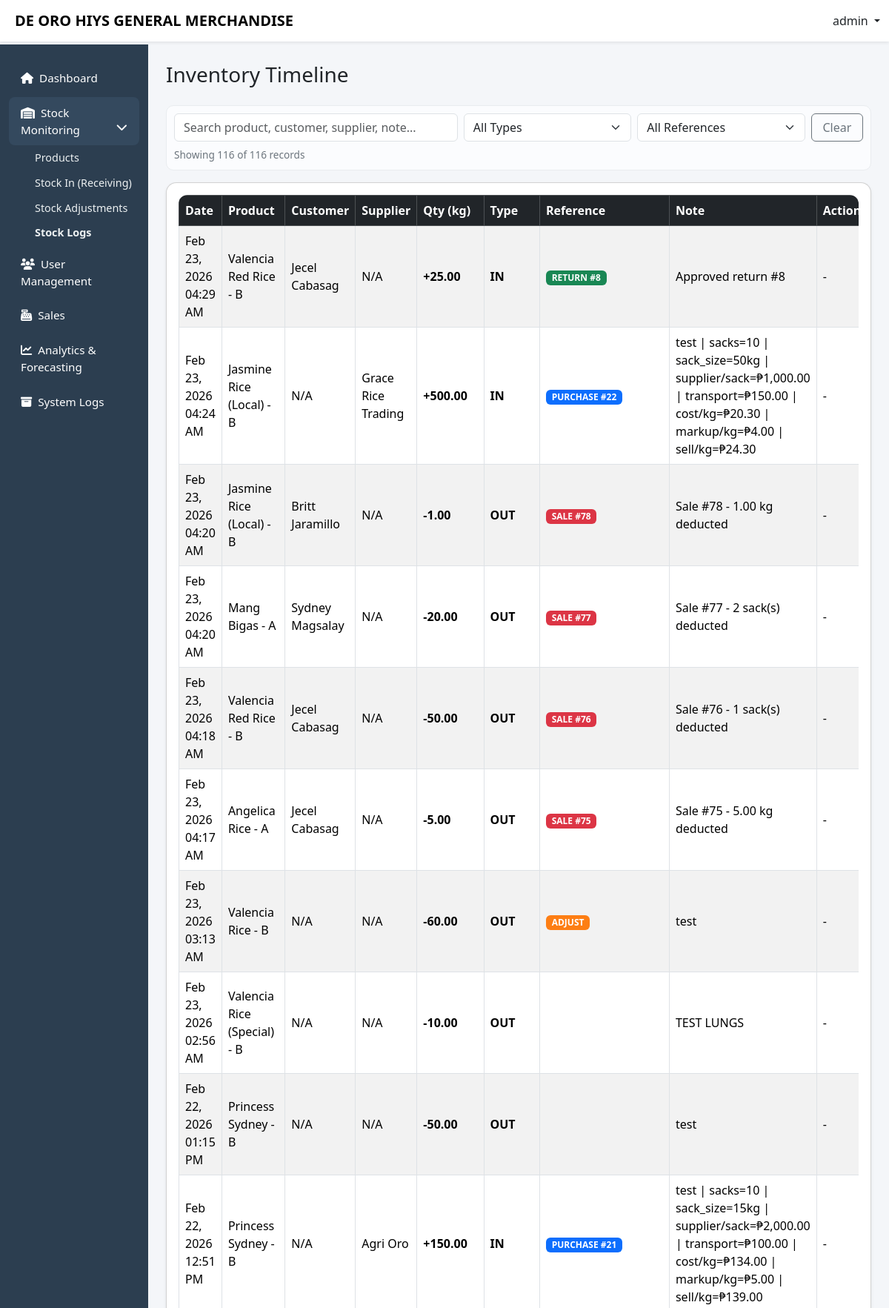
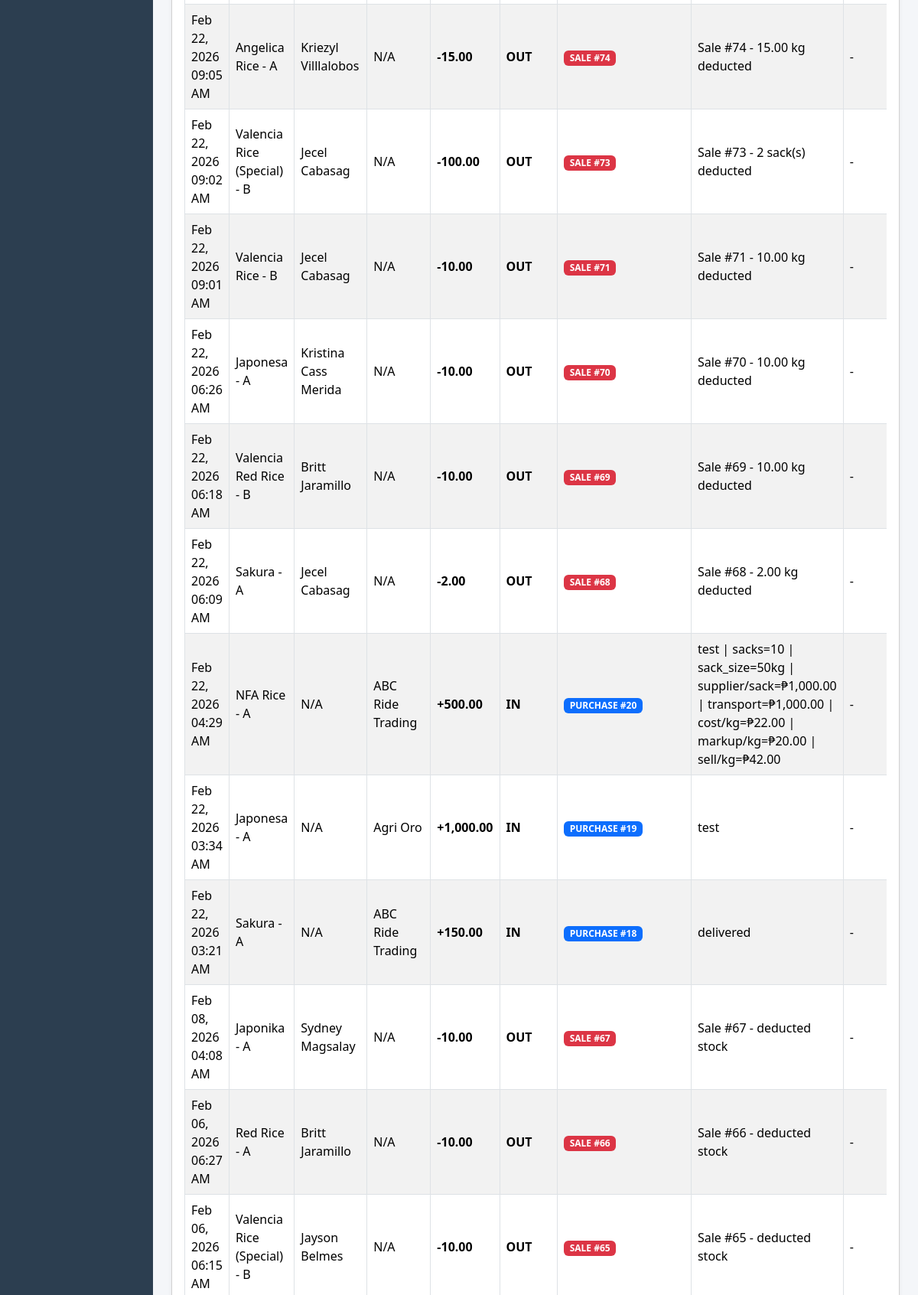
Screenshot of /capstone/inventory/inventory.php (signed in, upper part) with the database file from the repository (2 pictures, top to bottom).
### tables this page shows
CREATE TABLE `inventory_transactions` (
  `inventTrans_id` int(11) NOT NULL,
  `product_id` int(11) DEFAULT NULL,
  `qty_kg` decimal(10,2) DEFAULT NULL,
  `reference_id` int(11) DEFAULT NULL,
  `reference_type` enum('sale','purchase','return','delivery','adjust') DEFAULT NULL,
  `type` enum('in','out','adjust') DEFAULT NULL,
  `note` text DEFAULT NULL,
  `created_at` timestamp NOT NULL DEFAULT current_timestamp()
);

CREATE TABLE `products` (
  `product_id` int(11) NOT NULL,
  `variety` varchar(100) DEFAULT NULL,
  `grade` enum('A','B') NOT NULL,
  `unit_weight_kg` decimal(10,2) DEFAULT NULL,
  `price_per_sack` decimal(10,2) NOT NULL,
  `price_per_kg` decimal(10,2) NOT NULL,
  `created_at` timestamp NOT NULL DEFAULT current_timestamp(),
  `archived` tinyint(1) NOT NULL DEFAULT 0,
  `stock_kg` decimal(10,2) NOT NULL DEFAULT 0.00
);

CREATE TABLE `customers` (
  `customer_id` int(11) NOT NULL,
  `first_name` varchar(50) DEFAULT NULL,
  `last_name` varchar(50) DEFAULT NULL,
  `phone` varchar(20) DEFAULT NULL,
  `address` text DEFAULT NULL,
  `created_at` timestamp NOT NULL DEFAULT current_timestamp()
);

CREATE TABLE `suppliers` (
  `supplier_id` int(11) NOT NULL,
  `name` varchar(100) NOT NULL,
  `phone` varchar(20) DEFAULT NULL,
  `address` text DEFAULT NULL,
  `created_at` timestamp NOT NULL DEFAULT current_timestamp(),
  `status` enum('active','inactive') DEFAULT 'active'
);

### capstone/inventory/inventory.php (the view, shortened to what this page needs)
<?php
$username = $_SESSION['username'] ?? 'User';
include '../config/db.php';
?>
<!DOCTYPE html>
<html lang="en">
<head>
<link href="https://cdn.jsdelivr.net/npm/bootstrap@5.3.2/dist/css/bootstrap.min.css" rel="stylesheet">
<link href="https://cdnjs.cloudflare.com/ajax/libs/font-awesome/6.5.1/css/all.min.css" rel="stylesheet">
</head>
<body>
<nav class="navbar navbar-expand-lg navbar-light bg-white shadow-sm fixed-top">
  <div class="container-fluid">
    <span class="navbar-brand fw-bold ms-2">DE ORO HIYS GENERAL MERCHANDISE</span>
    <div class="ms-auto dropdown">
      <a class="nav-link dropdown-toggle" data-bs-toggle="dropdown" href="#">
        <?= htmlspecialchars($username) ?>
      </a>
    </div>
  </div>
</nav>
<div class="container-fluid">
<div class="row">
<nav id="sidebarMenu" class="col-lg-2 d-lg-block sidebar collapse">
<div class="pt-4">
<ul class="nav flex-column gap-1">
<li class="nav-item"><a class="nav-link" href="../admin/dashboard.php"><i class="fas fa-home me-2"></i>Dashboard</a></li>
<li class="nav-item">
  <a class="nav-link active" data-bs-toggle="collapse" href="#inventoryMenu">
    <i class="fas fa-warehouse me-2"></i>Stock Monitoring
    <i class="fas fa-chevron-down float-end"></i>
  </a>
  <div class="collapse show submenu" id="inventoryMenu">
    <a href="../admin/products.php">Products</a>
    <a href="../inventory/add_stock.php">Stock In (Receiving)</a>
    <a href="../inventory/adjust_stock.php">Stock Adjustments</a>
    <a href="../inventory/inventory.php" class="fw-bold">Stock Logs</a>
  </div>
</li>
<li class="nav-item"><a class="nav-link" href="../admin/users.php"><i class="fas fa-users me-2"></i>User Management</a></li>
<li class="nav-item"><a class="nav-link" href="../admin/sales.php"><i class="fas fa-cash-register me-2"></i>Sales</a></li>
<li class="nav-item"><a class="nav-link" href="../admin/analytics.php"><i class="fas fa-chart-line me-2"></i>Analytics & Forecasting</a></li>
<li class="nav-item"><a class="nav-link" href="../admin/system_logs.php"><i class="fas fa-archive me-2"></i>System Logs</a></li>
</ul>
</div>
</nav>
<main class="col-lg-10 ms-auto main-content">
<div class="container-fluid py-4">
<h3 class="mb-4">Inventory Timeline</h3>
<div class="toolbar mb-3">
  <div class="row g-2">
    <div class="col-md-5">
      <input type="text" id="logSearch" class="form-control" placeholder="Search product, customer, supplier, note...">
    </div>
    <div class="col-md-3">
      <select id="typeFilter" class="form-select">
        <option value="">All Types</option>
      </select>
    </div>
    <div class="col-md-3">
      <select id="refFilter" class="form-select">
        <option value="">All References</option>
      </select>
    </div>
    <div class="col-md-1 d-grid">
      <button type="button" id="clearFilter" class="btn btn-outline-secondary">Clear</button>
    </div>
  </div>
  <div class="table-note mt-2">
    Showing <span id="visibleCount">0</span> of <span id="totalCount">0</span> records
  </div>
</div>
<div class="card modern-card shadow-sm">
<div class="card-body">
<div class="table-wrap">
<table class="table table-striped table-bordered align-middle mb-0" id="inventoryTable">
<thead class="table-dark">
<tr>
  <th>Date</th>
  <th>Product</th>
  <th>Customer</th>
  <th>Supplier</th>
  <th>Qty (kg)</th>
  <th>Type</th>
  <th>Reference</th>
  <th>Note</th>
  <th>Action</th>
</tr>
</thead>
<tbody>
<?php
$sql = "
SELECT
    it.*,
    p.variety,
    p.grade,
    r.return_id,
    r.status AS return_status,
    sa.sale_id,
    c.first_name,
    c.last_name,
    -- ✅ Return customer (via returns.sale_id -> sales -> customers)
    sa_r.sale_id AS return_sale_id,
    c_r.first_name AS return_first_name,
    c_r.last_name  AS return_last_name,
    pu.purchases_id,
    sup.name AS supplier_name
FROM inventory_transactions it
LEFT JOIN products p ON it.product_id = p.product_id
LEFT JOIN returns r
    ON it.reference_type='return' AND it.reference_id = r.return_id
LEFT JOIN sales sa
    ON it.reference_type='sale' AND it.reference_id = sa.sale_id
LEFT JOIN customers c
    ON sa.customer_id = c.customer_id
LEFT JOIN sales sa_r
    ON r.sale_id = sa_r.sale_id
LEFT JOIN customers c_r
    ON sa_r.customer_id = c_r.customer_id
LEFT JOIN purchases pu
    ON it.reference_type='purchase' AND it.reference_id = pu.purchases_id
LEFT JOIN suppliers sup
    ON pu.supplier_id = sup.supplier_id
ORDER BY it.created_at DESC
";
$result = $conn->query($sql);
while($row = $result->fetch_assoc()){
    $date = date("M d, Y h:i A", strtotime($row['created_at']));
    $product = trim(($row['variety'] ?? '')." - ".($row['grade'] ?? ''));
    if($product === "-") $product = "N/A";
    $customer = "N/A";
    if(!empty($row['first_name'])){
        $customer = $row['first_name']." ".$row['last_name'];
    } elseif(!empty($row['return_first_name'])){
        $customer = $row['return_first_name']." ".$row['return_last_name'];
    }
    $type = strtolower(trim($row['type'] ?? ''));
    $isIn = ($type === 'in');
    $ref = strtoupper(trim($row['reference_type'] ?? ''));
    $qtyNum = (float)($row['qty_kg'] ?? 0);
    if($type === 'adjust'){
        $qty = ($qtyNum >= 0 ? '+' : '-') . number_format(abs($qtyNum), 2);
    } else {
        $qty = ($isIn ? '+' : '-') . number_format(abs($qtyNum), 2);
    }
    $qtyClass = $isIn ? "qty-in" : "qty-out";
    if($type === 'adjust') $qtyClass = "type-adjust";
    $typeText = strtoupper($type);
    if($type === 'adjust') $typeClass = "type-adjust";
    else $typeClass = $isIn ? "type-in" : "type-out";
    $supplier = (!empty($row['supplier_name'])) ? $row['supplier_name'] : 'N/A';
    $showSupplier = ($isIn && $ref === "PURCHASE") ? $supplier : "N/A";
    $refBadge = "";
    if($ref === "RETURN") $refBadge = "<span class='badge badge-return'>RETURN #".(int)$row['reference_id']."</span>";
    else if($ref === "SALE") $refBadge = "<span class='badge badge-sale'>SALE #".(int)$row['reference_id']."</span>";
    else if($ref === "PURCHASE") $refBadge = "<span class='badge badge-purchase'>PURCHASE #".(int)$row['reference_id']."</span>";
    else if($ref === "ADJUST") $refBadge = "<span class='badge badge-adjust'>ADJUST</span>";
    else $refBadge = "<span class='badge bg-secondary'>".$ref."</span>";
    $noteRaw = (string)($row['note'] ?? '');
    $note = htmlspecialchars($noteRaw);
    $searchBlob = strtolower($product . " " . $customer . " " . $showSupplier . " " . $noteRaw);
    $safeSearchBlob = htmlspecialchars($searchBlob, ENT_QUOTES);
    $safeType = htmlspecialchars($type, ENT_QUOTES);
    $safeRef = htmlspecialchars(strtolower($ref), ENT_QUOTES);
    echo "<tr data-type='{$safeType}' data-ref='{$safeRef}' data-search='{$safeSearchBlob}'>
        <td>{$date}</td>
        <td>".htmlspecialchars($product)."</td>
        <td>".htmlspecialchars($customer)."</td>
        <td>".htmlspecialchars($showSupplier)."</td>
        <td class='{$qtyClass}'>{$qty}</td>
        <td class='{$typeClass}'>{$typeText}</td>
        <td>{$refBadge}</td>
        <td>{$note}</td>
        <td>";
    if($ref === "RETURN" && isset($row['return_id']) && strtolower($row['return_status'] ?? '') === 'pending'){
        echo "<form method='POST' class='m-0'>
                <input type='hidden' name='return_id' value='".(int)$row['return_id']."'>
                <button type='submit' name='approve_return' class='btn btn-sm btn-success'>Approve</button>
              </form>";
    } else {
        echo "-";
    }
    echo "</td></tr>";
}
?>
</tbody>
</table>
</div>
</div>
</div>
</div>
</main>
</div>
</div>
</body>
</html>

### capstone/inventory/inventory.php (style rules this page uses)
body { background:#f4f6f9; padding-top: 60px; }
.sidebar { min-height:100vh; background:#2c3e50; padding-top: 0px; }
.sidebar .nav-link { color:#fff; padding:10px 16px; border-radius:8px; font-size:.95rem; }
.sidebar .nav-link:hover, .sidebar .nav-link.active { background:#34495e; }
.sidebar .submenu { padding-left:35px; }
.sidebar .submenu a { font-size:.9rem; padding:6px 0; display:block; color:#ecf0f1; text-decoration:none; }
.modern-card { border-radius:14px; box-shadow:0 6px 16px rgba(0,0,0,.12); transition:.3s; }
.main-content { padding-top:0px; }
.table td, .table th { padding:0.5rem; vertical-align: middle; }
.table thead th { position: sticky; top: 0; z-index: 2; white-space: nowrap; }
.table-wrap { max-height: 70vh; overflow: auto; border-radius: 12px; }
.qty-in { color:#198754; font-weight:700; }
.qty-out { color:#dc3545; font-weight:700; }
.toolbar { border: 1px solid #e9ecef; border-radius: 10px; padding: 10px; background: #fbfcfe; }
.table-note { font-size: .85rem; color: #6c757d; }
.badge-return { background-color:#198754; }
.badge-sale { background-color:#dc3545; }
.badge-purchase { background-color:#0d6efd; }
.badge-adjust { background-color:#fd7e14; }
.type-in { color:#198754; font-weight:700; }
.type-out { color:#dc3545; font-weight:700; }

### rows the page displays
inventory_transactions: created_at "Feb 23, 2026 04:29 AM", product.grade "Valencia Red Rice - B", customers.first_name+last_name "Jecel Cabasag", showSupplier "N/A", qty "+25.00", type "IN", reference "8", note "Approved return #8"
inventory_transactions: created_at "Feb 23, 2026 04:24 AM", product.grade "Jasmine Rice (Local) - B", customer "N/A", suppliers.name "Grace Rice Trading", qty "+500.00", type "IN", reference "22", note "test | sacks=10 | sack_size=50kg | supplier/sack=₱1,000.00 | transport=₱150.00 | cost/kg=₱20.30 | markup/kg=₱4.00 | sell/kg=₱24.30"
inventory_transactions: created_at "Feb 23, 2026 04:20 AM", product.grade "Jasmine Rice (Local) - B", customers.first_name+last_name "Britt Jaramillo", type "N/A", qty "-1.00", type "OUT", reference "78", note "Sale #78 - 1.00 kg deducted"
inventory_transactions: created_at "Feb 23, 2026 04:20 AM", product.grade "Mang Bigas - A", customers.first_name+last_name "Sydney Magsalay", type "N/A", qty "-20.00", type "OUT", reference "77", note "Sale #77 - 2 sack(s) deducted"
inventory_transactions: created_at "Feb 23, 2026 04:18 AM", product.grade "Valencia Red Rice - B", customers.first_name+last_name "Jecel Cabasag", type "N/A", qty "-50.00", type "OUT", reference "76", note "Sale #76 - 1 sack(s) deducted"
inventory_transactions: created_at "Feb 23, 2026 04:17 AM", product.grade "Angelica Rice - A", customers.first_name+last_name "Jecel Cabasag", type "N/A", qty "-5.00", type "OUT", reference "75", note "Sale #75 - 5.00 kg deducted"
inventory_transactions: created_at "Feb 23, 2026 03:13 AM", product.grade "Valencia Rice - B", customer "N/A", type "N/A", qty "-60.00", type "OUT", reference_type "ADJUST", note "test"
inventory_transactions: created_at "Feb 23, 2026 02:56 AM", product.grade "Valencia Rice (Special) - B", customer "N/A", type "N/A", qty "-10.00", type "OUT", note "TEST LUNGS"
inventory_transactions: created_at "Feb 22, 2026 01:15 PM", product.grade "Princess Sydney - B", customer "N/A", type "N/A", qty "-50.00", type "OUT", note "test"
inventory_transactions: created_at "Feb 22, 2026 12:51 PM", product.grade "Princess Sydney - B", customer "N/A", suppliers.name "Agri Oro", qty "+150.00", type "IN", reference "21", note "test | sacks=10 | sack_size=15kg | supplier/sack=₱2,000.00 | transport=₱100.00 | cost/kg=₱134.00 | markup/kg=₱5.00 | sell/kg=₱139.00"
inventory_transactions: created_at "Feb 22, 2026 09:05 AM", product.grade "Angelica Rice - A", customers.first_name+last_name "Kriezyl Villlalobos", type "N/A", qty "-15.00", type "OUT", reference "74", note "Sale #74 - 15.00 kg deducted"
inventory_transactions: created_at "Feb 22, 2026 09:02 AM", product.grade "Valencia Rice (Special) - B", customers.first_name+last_name "Jecel Cabasag", type "N/A", qty "-100.00", type "OUT", reference "73", note "Sale #73 - 2 sack(s) deducted"
inventory_transactions: created_at "Feb 22, 2026 09:01 AM", product.grade "Valencia Rice - B", customers.first_name+last_name "Jecel Cabasag", type "N/A", qty "-10.00", type "OUT", reference "71", note "Sale #71 - 10.00 kg deducted"
inventory_transactions: created_at "Feb 22, 2026 06:26 AM", product.grade "Japonesa - A", customers.first_name+last_name "Kristina Cass Merida", type "N/A", qty "-10.00", type "OUT", reference "70", note "Sale #70 - 10.00 kg deducted"
inventory_transactions: created_at "Feb 22, 2026 06:18 AM", product.grade "Valencia Red Rice - B", customers.first_name+last_name "Britt Jaramillo", type "N/A", qty "-10.00", type "OUT", reference "69", note "Sale #69 - 10.00 kg deducted"
inventory_transactions: created_at "Feb 22, 2026 06:09 AM", product.grade "Sakura - A", customers.first_name+last_name "Jecel Cabasag", type "N/A", qty "-2.00", type "OUT", reference "68", note "Sale #68 - 2.00 kg deducted"
inventory_transactions: created_at "Feb 22, 2026 04:29 AM", product.grade "NFA Rice - A", customer "N/A", suppliers.name "ABC Ride Trading", qty "+500.00", type "IN", reference "20", note "test | sacks=10 | sack_size=50kg | supplier/sack=₱1,000.00 | transport=₱1,000.00 | cost/kg=₱22.00 | markup/kg=₱20.00 | sell/kg=₱42.00"
inventory_transactions: created_at "Feb 22, 2026 03:34 AM", product.grade "Japonesa - A", customer "N/A", suppliers.name "Agri Oro", qty "+1,000.00", type "IN", reference "19", note "test"
inventory_transactions: created_at "Feb 22, 2026 03:21 AM", product.grade "Sakura - A", customer "N/A", suppliers.name "ABC Ride Trading", qty "+150.00", type "IN", reference "18", note "delivered"
inventory_transactions: created_at "Feb 08, 2026 04:08 AM", product.grade "Japonika - A", customers.first_name+last_name "Sydney Magsalay", type "N/A", qty "-10.00", type "OUT", reference "67", note "Sale #67 - deducted stock"
inventory_transactions: created_at "Feb 06, 2026 06:27 AM", product.grade "Red Rice - A", customers.first_name+last_name "Britt Jaramillo", type "N/A", qty "-10.00", type "OUT", reference "66", note "Sale #66 - deducted stock"
inventory_transactions: created_at "Feb 06, 2026 06:15 AM", product.grade "Valencia Rice (Special) - B", customers.first_name+last_name "Jayson Belmes", type "N/A", qty "-10.00", type "OUT", reference "65", note "Sale #65 - deducted stock"

### other values shown
$username "admin"
